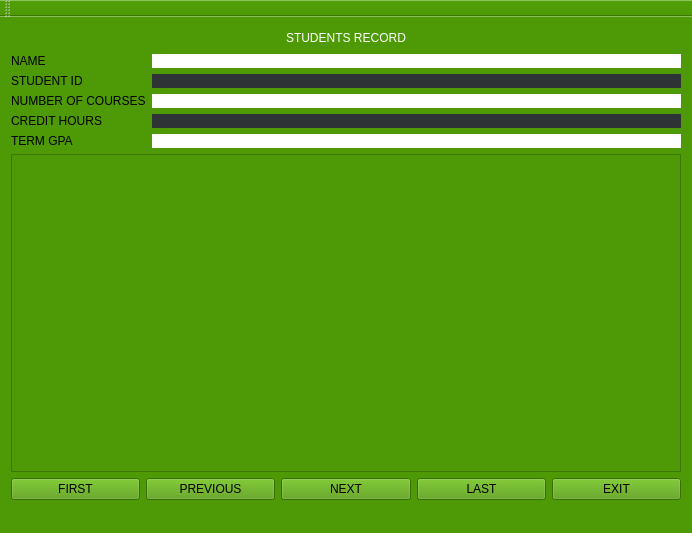
<?xml version="1.0" encoding="UTF-8"?>
<ui version="4.0">
 <class>MainWindow</class>
 <widget class="QMainWindow" name="MainWindow">
  <property name="geometry">
   <rect>
    <x>0</x>
    <y>0</y>
    <width>692</width>
    <height>533</height>
   </rect>
  </property>
  <property name="windowTitle">
   <string>MainWindow</string>
  </property>
  <property name="styleSheet">
   <string notr="true">background-color: rgb(78, 154, 6);</string>
  </property>
  <widget class="QWidget" name="centralWidget">
   <layout class="QVBoxLayout" name="verticalLayout">
    <item>
     <layout class="QHBoxLayout" name="horizontalLayout">
      <item>
       <spacer name="horizontalSpacer">
        <property name="orientation">
         <enum>Qt::Horizontal</enum>
        </property>
        <property name="sizeHint" stdset="0">
         <size>
          <width>40</width>
          <height>20</height>
         </size>
        </property>
       </spacer>
      </item>
      <item>
       <widget class="QLabel" name="label">
        <property name="styleSheet">
         <string notr="true">color:rgb(255, 255, 255);
font: 20pt &quot;Cantarell&quot;;</string>
        </property>
        <property name="text">
         <string>STUDENTS RECORD</string>
        </property>
       </widget>
      </item>
      <item>
       <spacer name="horizontalSpacer_2">
        <property name="orientation">
         <enum>Qt::Horizontal</enum>
        </property>
        <property name="sizeHint" stdset="0">
         <size>
          <width>40</width>
          <height>20</height>
         </size>
        </property>
       </spacer>
      </item>
     </layout>
    </item>
    <item>
     <layout class="QFormLayout" name="formLayout">
      <item row="0" column="0">
       <widget class="QLabel" name="label_2">
        <property name="text">
         <string>NAME      </string>
        </property>
       </widget>
      </item>
      <item row="0" column="1">
       <widget class="QLabel" name="name">
        <property name="styleSheet">
         <string notr="true">background-color: rgb(255, 255, 255);
color:rgb(32, 74, 135)
</string>
        </property>
        <property name="text">
         <string/>
        </property>
       </widget>
      </item>
      <item row="1" column="0">
       <widget class="QLabel" name="label_3">
        <property name="text">
         <string>STUDENT ID</string>
        </property>
       </widget>
      </item>
      <item row="1" column="1">
       <widget class="QLabel" name="id">
        <property name="styleSheet">
         <string notr="true">background-color: rgb(46, 52, 54);
color: rgb(255, 255, 255);</string>
        </property>
        <property name="text">
         <string/>
        </property>
       </widget>
      </item>
      <item row="2" column="0">
       <widget class="QLabel" name="label_5">
        <property name="text">
         <string>NUMBER OF COURSES</string>
        </property>
       </widget>
      </item>
      <item row="2" column="1">
       <widget class="QLabel" name="courses">
        <property name="styleSheet">
         <string notr="true">background-color: rgb(255, 255, 255);
color:rgb(32, 74, 135)</string>
        </property>
        <property name="text">
         <string/>
        </property>
       </widget>
      </item>
      <item row="3" column="0">
       <widget class="QLabel" name="label_7">
        <property name="text">
         <string>CREDIT HOURS</string>
        </property>
       </widget>
      </item>
      <item row="3" column="1">
       <widget class="QLabel" name="hours">
        <property name="styleSheet">
         <string notr="true">background-color: rgb(46, 52, 54);
color: rgb(255, 255, 255);</string>
        </property>
        <property name="text">
         <string/>
        </property>
       </widget>
      </item>
      <item row="4" column="0">
       <widget class="QLabel" name="label_9">
        <property name="text">
         <string>TERM GPA</string>
        </property>
       </widget>
      </item>
      <item row="4" column="1">
       <widget class="QLabel" name="gpa">
        <property name="styleSheet">
         <string notr="true">background-color: rgb(255, 255, 255);
color:rgb(32, 74, 135)</string>
        </property>
        <property name="text">
         <string/>
        </property>
       </widget>
      </item>
     </layout>
    </item>
    <item>
     <widget class="QTableView" name="tableView"/>
    </item>
    <item>
     <layout class="QHBoxLayout" name="horizontalLayout_2">
      <item>
       <widget class="QPushButton" name="first">
        <property name="text">
         <string>FIRST</string>
        </property>
       </widget>
      </item>
      <item>
       <widget class="QPushButton" name="previous">
        <property name="text">
         <string>PREVIOUS</string>
        </property>
       </widget>
      </item>
      <item>
       <widget class="QPushButton" name="next">
        <property name="text">
         <string>NEXT</string>
        </property>
       </widget>
      </item>
      <item>
       <widget class="QPushButton" name="last">
        <property name="text">
         <string>LAST</string>
        </property>
       </widget>
      </item>
      <item>
       <widget class="QPushButton" name="exit">
        <property name="text">
         <string>EXIT</string>
        </property>
       </widget>
      </item>
     </layout>
    </item>
   </layout>
  </widget>
  <widget class="QMenuBar" name="menuBar">
   <property name="geometry">
    <rect>
     <x>0</x>
     <y>0</y>
     <width>692</width>
     <height>25</height>
    </rect>
   </property>
  </widget>
  <widget class="QToolBar" name="mainToolBar">
   <attribute name="toolBarArea">
    <enum>TopToolBarArea</enum>
   </attribute>
   <attribute name="toolBarBreak">
    <bool>false</bool>
   </attribute>
  </widget>
  <widget class="QStatusBar" name="statusBar"/>
 </widget>
 <layoutdefault spacing="6" margin="11"/>
 <resources/>
 <connections/>
</ui>
